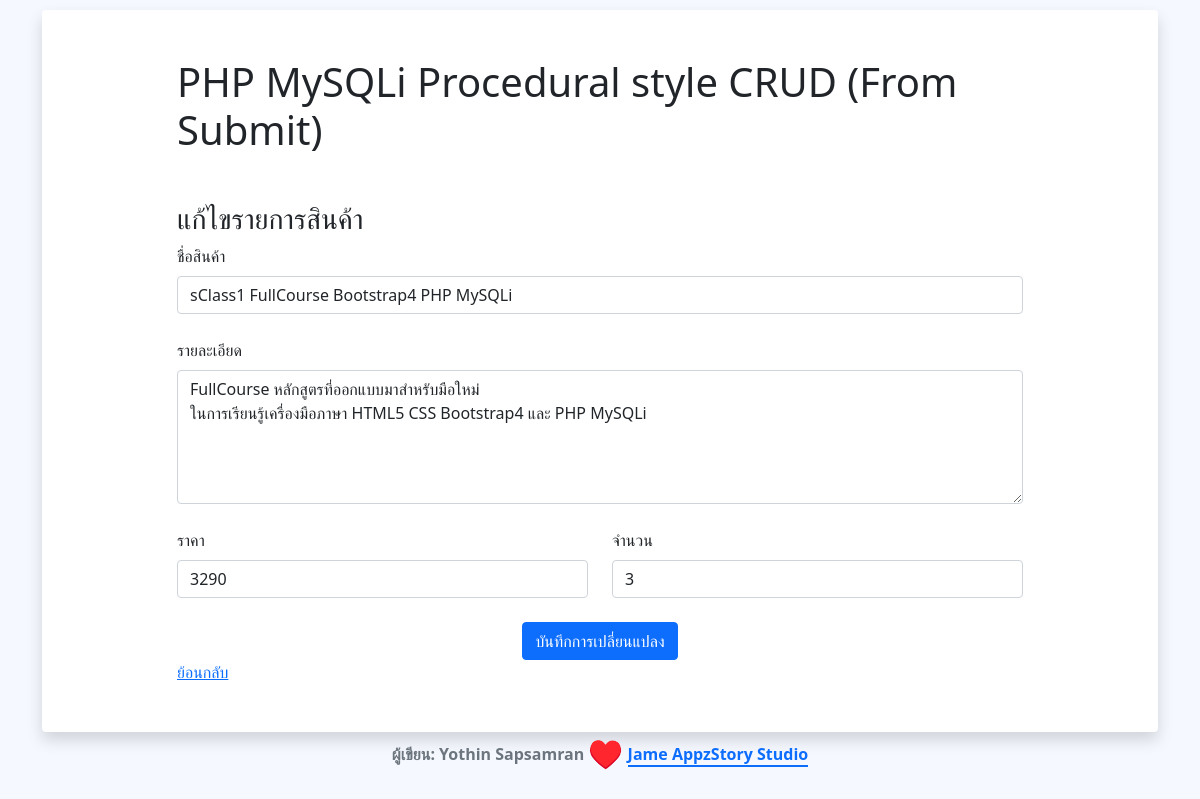
/form-update.php?id=1, run on the app's committed database.
### tables this page shows
CREATE TABLE `products` (
  `id` int(11) NOT NULL,
  `name` varchar(255) NOT NULL,
  `detail` text NOT NULL,
  `price` int(11) NOT NULL,
  `amount` int(11) NOT NULL,
  `created_at` datetime NOT NULL,
  `updated_at` datetime NOT NULL
);

### form-update.php (the view, shortened to what this page needs)
<?php
    require_once('php/connect.php');
    $sql = "SELECT * FROM products WHERE id = '".mysqli_real_escape_string($conn, $_GET['id'])."' ";
    $result = mysqli_query($conn, $sql);
    $row = mysqli_fetch_assoc($result);
?>
<!DOCTYPE html>
<html lang="en">
<head>
    <link href="https://cdn.jsdelivr.net/npm/bootstrap@5.1.3/dist/css/bootstrap.min.css" rel="stylesheet">
</head>
<body>
<div class="flex-container">
    <div class="container">
        <div class="shadow rounded p-5 bg-body h-100">
            <div class="row justify-content-center">
                <div class="col-md-10">
                    <h1 class="mb-5"> PHP MySQLi Procedural style CRUD (From Submit) </h1>
                    <h3>แก้ไขรายการสินค้า</h3>
                    <form class="row gy-4" action="php/update.php" method="POST">
                        <div class="col-md-12">
                            <label for="name" class="form-label">ชื่อสินค้า</label>
                            <input type="text" class="form-control" id="name" name="name" placeholder="ชื่อสินค้า" value="<?php echo $row['name'] ?>"required>
                        </div>
                        <div class="col-md-12">
                            <label for="detail" class="form-label">รายละเอียด</label>
                            <textarea type="text" class="form-control" id="detail" name="detail" rows="5" placeholder="รายละเอียด" required><?php echo $row['detail'] ?></textarea>
                        </div>
                        <div class="col-md-6">
                            <label for="price" class="form-label">ราคา</label>
                            <input type="number" class="form-control" id="price" name="price" min="0" max="999999" placeholder="ราคา" value="<?php echo $row['price'] ?>"required>
                        </div>
                        <div class="col-md-6">
                            <label for="amount" class="form-label">จำนวน</label>
                            <input type="number" class="form-control" id="amount" name="amount" min="0" max="999999" placeholder="จำนวน" value="<?php echo $row['amount'] ?>"required>
                        </div>
                        <div class="col-12">
                            <button type="submit" name="submit" class="btn btn-primary d-block mx-auto">บันทึกการเปลี่ยนแปลง</button>
                        </div>
                    </form>
                    <a href="./">ย้อนกลับ</a>
                </div>
            </div>
        </div>
        <p class="fw-bolder text-secondary text-center">
            ผู้เขียน: Yothin Sapsamran <span class="text-danger fs-3" style="vertical-align: sub;">♥️</span>
            <a class="border-bottom border-2 border-primary text-decoration-none" href="https://appzstory.dev"> Jame AppzStory Studio</a>
        </p>
    </div>
</div>
</body>
</html>

### form-update.php (style rules this page uses)
.flex-container { display: flex; align-items: center; justify-content: center; min-height: 100vh; background-color: #F5F8FF; }

### data on the page
products: name "sClass1 FullCourse Bootstrap4 PHP MySQLi", detail "FullCourse หลักสูตรที่ออกแบบมาสำหรับมือใหม่ ในการเรียนรู้เครื่องมือภาษา HTML5 CSS Bootstrap4 และ PHP MySQLi", price "3290", amount "3"
